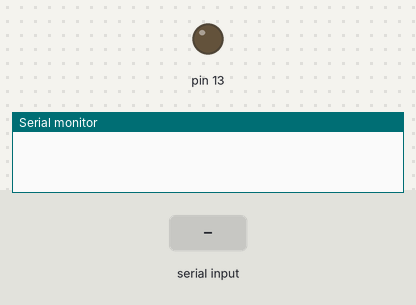
A sketch run on a simulated Arduino Uno, built with avr-gcc and run on an emulated ATmega328P. On the bench: output pins drawn as LEDs (lit = HIGH), the last lines printed to the serial monitor. Inputs (shaded band) come from the test bench.

Above: at 1.2 s.
1.3 s: "1\n" received over Serial
At 2.4 s:
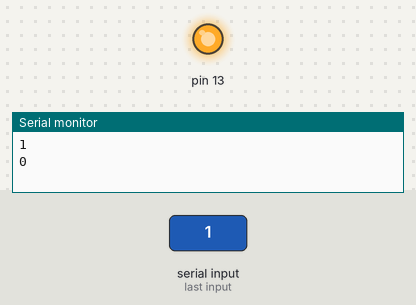
2.8 s: "2\n" received over Serial
At 3.6 s:
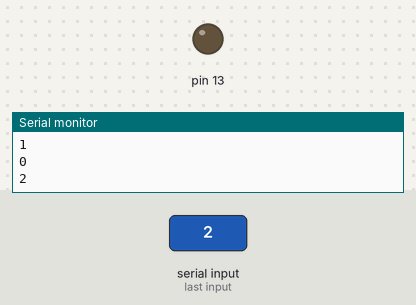
Timing chart, 0 to 5.8 s (numbered marks = the images above; inputs shaded):
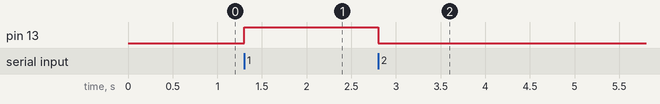

The sketch:

Bluetooth.ino
```cpp
/*
 * Ez az app kezelte az Arduino oldalarol a bejovo-kimeno jeleket, tartotta a kapcsolatot a mobillal.
 */


int incomingByte = 0;   // bejovo adatok

void setup() {
  Serial.begin(9600);
  pinMode(13, HIGH);
}

void loop() {

  if (Serial.available() > 0) {
    incomingByte = Serial.parseInt();
    if (incomingByte == 1) {
      digitalWrite(13, HIGH);
    } else if (incomingByte == 2) {
      digitalWrite(13, false);
    }
    Serial.println(incomingByte, DEC);
  }
}
```

Measured:
- after the input at 1.3 s, pin 13: LOW → HIGH at once
- after the input at 2.8 s, pin 13: HIGH → LOW at once
